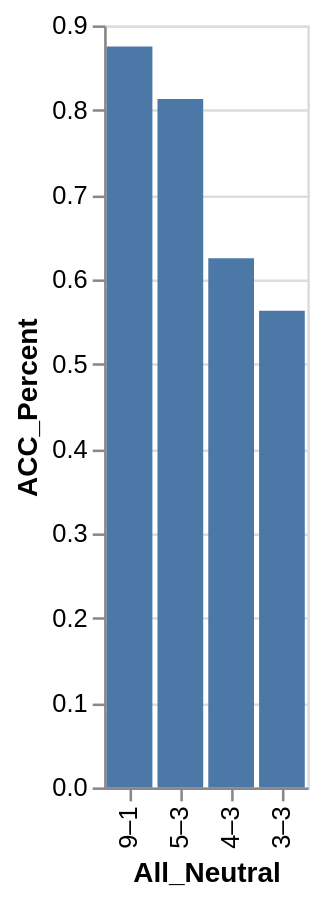

Describe this chart as a Vega-Lite specification.
### Vega-Lite specification from a JSON file in a GitHub repository (floating-point values rounded to 4 significant figures)
{"data": {"values": [{"x_data": "9–1", "y_data": 0.875}, {"x_data": "5–3", "y_data": 0.813}, {"x_data": "4–3", "y_data": 0.625}, {"x_data": "3–3", "y_data": 0.563}]}, "mark": "bar", "encoding": {"x": {"field": "x_data", "type": "nominal", "title": "All_Neutral", "sort": {"op": "sum", "field": "y_data", "order": "descending"}}, "y": {"field": "y_data", "type": "quantitative", "title": "ACC_Percent"}}}
